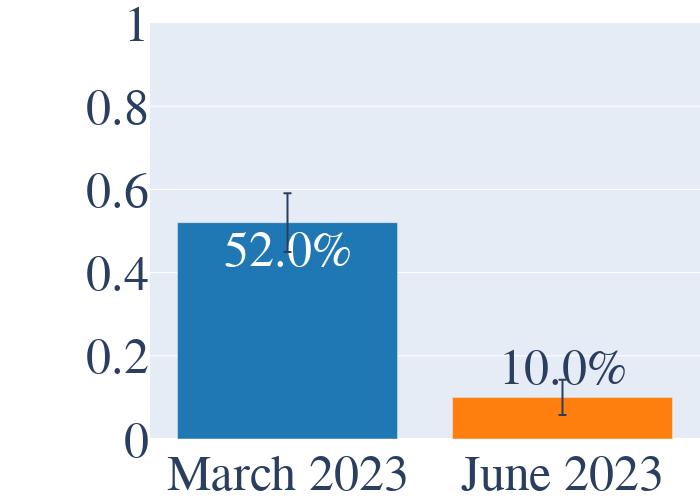
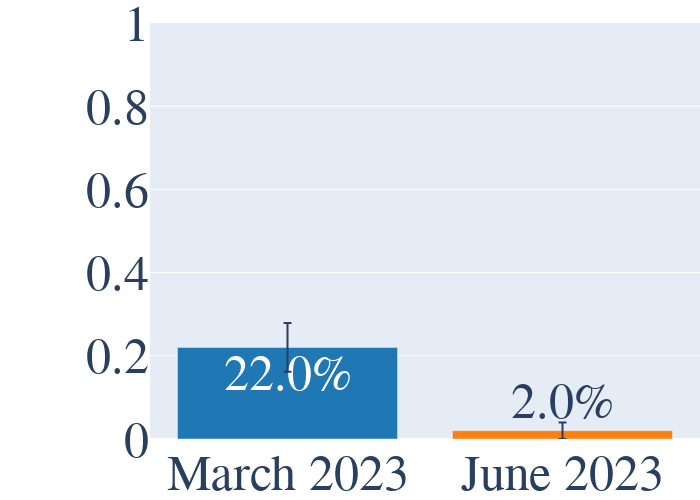
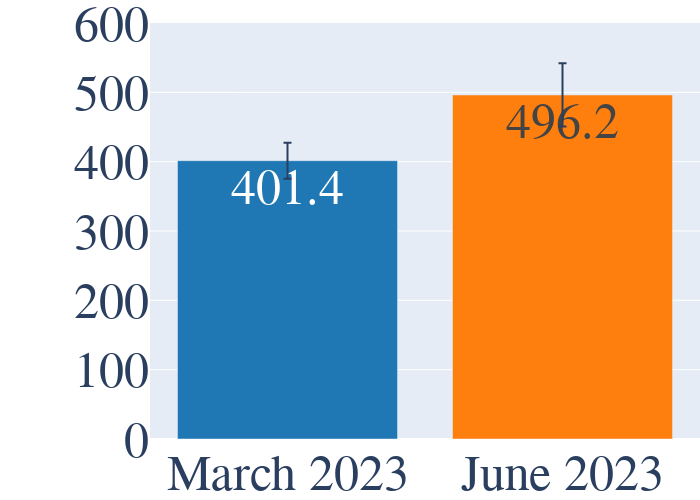
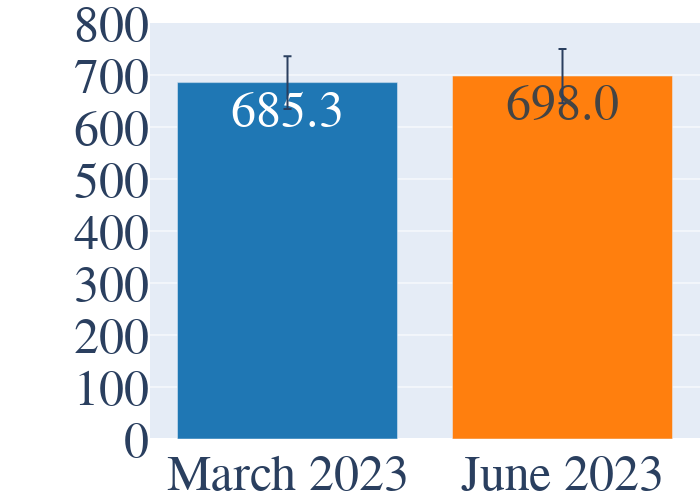

These figures' notebook cell, in order:
### Code cell
# LEETCODE Dataset
data = pandas.read_csv(open('generation/LEETCODE_EASY_EVAL.csv'))
name = "leetcode"

# Directly Executable
metric = 'Directly Executable'
score, scores_std = MyAnalysis.get_score(data,metric)
MyVisual.plot_bars(score,scores_std,fontsize=fontsize,name_map=GPT_4_MAP)
MyVisual.save_figure(name+"_GPT4.svg")
MyVisual.plot_bars(score,scores_std,fontsize=fontsize,name_map=GPT_35_MAP)
MyVisual.save_figure(name+"_GPT35.svg")

# Verbosity
score, scores_std = MyAnalysis.get_verbosity(data)
MyVisual.plot_bars(score,scores_std,yrange=[0,600],fontsize=fontsize,name_map=GPT_4_MAP,no_text=True)
MyVisual.save_figure(name+"_verbose_GPT4.svg")
MyVisual.plot_bars(score,scores_std,yrange=[0,800],fontsize=fontsize,name_map=GPT_35_MAP,no_text=True)
MyVisual.save_figure(name+"_verbose_GPT35.svg")

# Overlap
score, scores_std = MyAnalysis.get_overlap(data=data,models=models_GPT4,name=metric)
MyVisual.plot_bar(score,scores_std,fontsize=fontsize)
MyVisual.save_figure(name+"_overlap_GPT4.svg")
score, scores_std = MyAnalysis.get_overlap(data=data,models=models_GPT35,name=metric)
MyVisual.plot_bar(score,scores_std,fontsize=fontsize)
MyVisual.save_figure(name+"_overlap_GPT35.svg")

### Figure 1 — Plotly figure (JSON) as saved in the notebook; plotly's stock layout.template omitted (floating-point values rounded to 4 significant figures)
{"data": [{"error_y": {"array": [0.07065, 0.04243], "type": "data", "visible": true}, "marker": {"color": ["#1f77b4", "#ff7f0e"]}, "text": ["52.0%", "10.0%"], "textposition": "auto", "type": "bar", "x": ["March 2023", "June 2023"], "y": [0.52, 0.1]}], "layout": {"autosize": true, "font": {"family": "Arial", "size": 50}, "height": 500, "margin": {"b": 0, "l": 150, "r": 0, "t": 0}, "width": 700, "yaxis": {"range": [0, 1]}}}

### Figure 2 — Plotly figure (JSON) as saved in the notebook; plotly's stock layout.template omitted (floating-point values rounded to 4 significant figures)
{"data": [{"error_y": {"array": [0.05858, 0.0198], "type": "data", "visible": true}, "marker": {"color": ["#1f77b4", "#ff7f0e"]}, "text": ["22.0%", "2.0%"], "textposition": "auto", "type": "bar", "x": ["March 2023", "June 2023"], "y": [0.22, 0.02]}], "layout": {"autosize": true, "font": {"family": "Arial", "size": 50}, "height": 500, "margin": {"b": 0, "l": 150, "r": 0, "t": 0}, "width": 700, "yaxis": {"range": [0, 1]}}}

### Figure 3 — Plotly figure (JSON) as saved in the notebook; plotly's stock layout.template omitted (floating-point values rounded to 4 significant figures)
{"data": [{"error_y": {"array": [25.94, 45.62], "type": "data", "visible": true}, "marker": {"color": ["#1f77b4", "#ff7f0e"]}, "text": ["401.4", "496.2"], "textposition": "auto", "type": "bar", "x": ["March 2023", "June 2023"], "y": [401.4, 496.2]}], "layout": {"autosize": true, "font": {"family": "Arial", "size": 50}, "height": 500, "margin": {"b": 0, "l": 150, "r": 0, "t": 0}, "width": 700, "yaxis": {"range": [0, 600]}}}

### Figure 4 — Plotly figure (JSON) as saved in the notebook; plotly's stock layout.template omitted (floating-point values rounded to 4 significant figures)
{"data": [{"error_y": {"array": [50.59, 52.16], "type": "data", "visible": true}, "marker": {"color": ["#1f77b4", "#ff7f0e"]}, "text": ["685.3", "698.0"], "textposition": "auto", "type": "bar", "x": ["March 2023", "June 2023"], "y": [685.3, 698]}], "layout": {"autosize": true, "font": {"family": "Arial", "size": 50}, "height": 500, "margin": {"b": 0, "l": 150, "r": 0, "t": 0}, "width": 700, "yaxis": {"range": [0, 800]}}}
